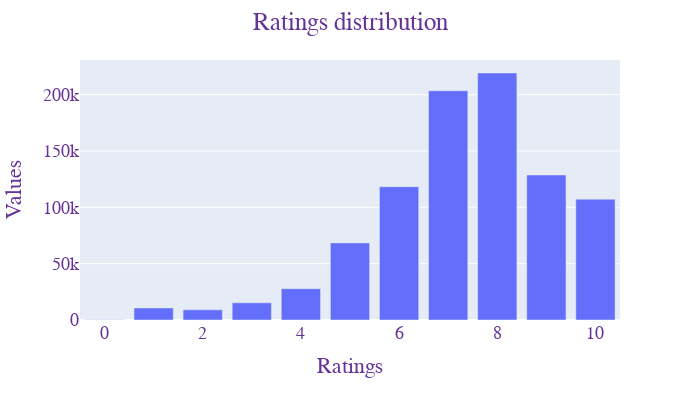

Write notebook code for a chart like this one.
### Code cell
# Total ratings
ratings_counts = data_id_merge["Ratings"].value_counts()
fig = px.bar(x = ratings_counts.index, 
            y = ratings_counts,    
            width = 700, 
            height = 400, )
fig.update_layout(title = "Ratings distribution", 
                xaxis_title = "Ratings", 
                yaxis_title = "Values",
                font = dict(family = "Courier New",
                            size = 18,
                            color = "RebeccaPurple"
                           ),
                title_x = 0.5,)
fig.show()

### Figure 1 — Plotly figure (JSON) as saved in the notebook; plotly's stock layout.template omitted (floating-point values rounded to 4 significant figures)
{"data": [{"alignmentgroup": "True", "hovertemplate": "x=%{x}<br>y=%{y}<extra></extra>", "legendgroup": "", "marker": {"color": "#636efa", "pattern": {"shape": ""}}, "name": "", "offsetgroup": "", "orientation": "v", "showlegend": false, "textposition": "auto", "type": "bar", "x": [8, 7, 9, 6, 10, 5, 4, 3, 1, 2, 0], "xaxis": "x", "y": [219195, 203411, 128674, 118302, 107243, 68434, 27775, 15250, 10660, 9050, 278], "yaxis": "y"}], "layout": {"barmode": "relative", "font": {"color": "RebeccaPurple", "family": "Courier New", "size": 18}, "height": 400, "legend": {"tracegroupgap": 0}, "margin": {"t": 60}, "title": {"text": "Ratings distribution", "x": 0.5}, "width": 700, "xaxis": {"anchor": "y", "domain": [0, 1], "title": {"text": "Ratings"}}, "yaxis": {"anchor": "x", "domain": [0, 1], "title": {"text": "Values"}}}}
